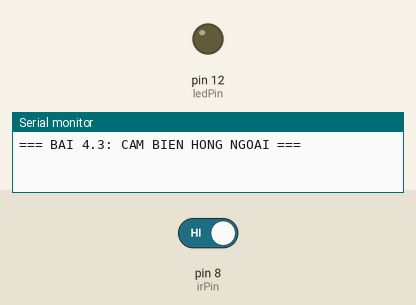
Bench run of a sketch on a simulated Arduino Uno, built with avr-gcc and run on an emulated ATmega328P. Parts: output pins drawn as LEDs (lit = HIGH), the last lines printed to the serial monitor. Inputs (shaded band) come from the test bench; at power-on: pin 8 (irPin) HIGH.

Above: at 1.2 s.
1.3 s: pin 8 (irPin) driven LOW
At 2.3 s:
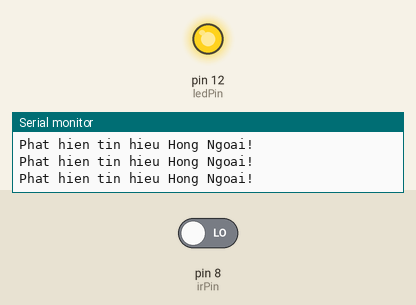
2.9 s: pin 8 (irPin) driven HIGH
At 3.6 s:
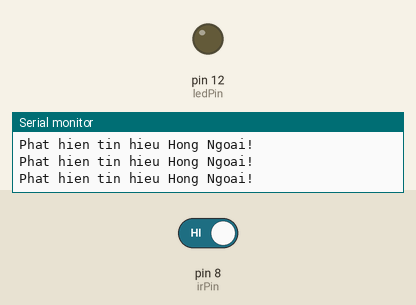
Timing chart, 0 to 5.9 s (numbered marks = the images above; inputs shaded):
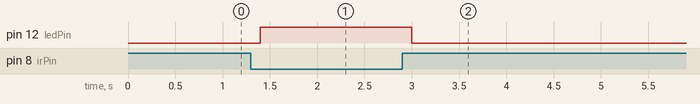

Measured:
- after the input at 1.3 s, pin 12 (ledPin): LOW → HIGH after 0.10 s
- after the input at 2.9 s, pin 12 (ledPin): HIGH → LOW after 0.10 s

The sketch:

sketch.ino
```cpp
const int irPin = 8;
const int ledPin = 12;

void setup() {
  pinMode(irPin, INPUT_PULLUP);
  pinMode(ledPin, OUTPUT);
  Serial.begin(9600);
  Serial.println("=== BAI 4.3: CAM BIEN HONG NGOAI ===");
}

void loop() {
  if (digitalRead(irPin) == LOW) {
    digitalWrite(ledPin, HIGH);
    Serial.println("Phat hien tin hieu Hong Ngoai!");
  } else {
    digitalWrite(ledPin, LOW);
  }
  delay(200);
}
```
